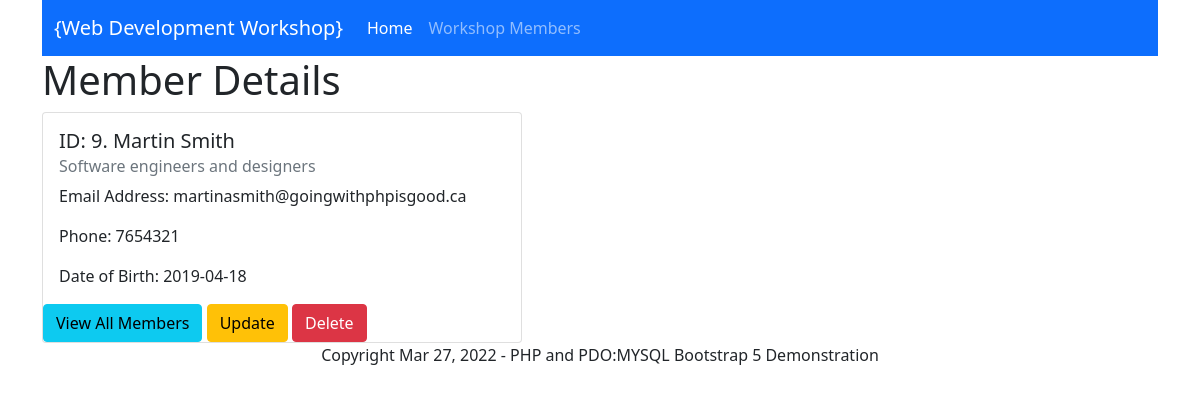
/show-member.php?id=9, run on the app's committed database.
### tables this page shows
CREATE TABLE IF NOT EXISTS members 
(
    member_id int(11) NOT NULL, 
    first_name varchar(40) NOT NULL, 
    last_name varchar(40) NOT NULL, 
    dob date NOT NULL, email varchar(80) NOT NULL, 
    phone varchar(20) NOT NULL, 
    occupation_id int(11) NOT NULL 
);

CREATE TABLE occupations 
( 
    occupation_id int(11) PRIMARY KEY NOT NULL AUTO_INCREMENT,
    name varchar(60) NOT NULL 
);

### db_config/crud.php (called while the page is built, shortened)
<?php
require_once 'Database.php';
$crud = new Database($pdo);

### db_config/Database.php (called while the page is built, shortened)
<?php
class Database {
    private $db;
    function __construct($connection) {
        $this->db = $connection;
    }
    public function getMemberDetails($mem_id) {
        try {
            $sql =
            "SELECT * FROM members
            AS mem INNER JOIN occupations AS occ
            on mem.occupation_id = occ.occupation_id
            WHERE member_id = :id";
            $stmt = $this->db->prepare($sql);
            $stmt->bindparam(':id', $mem_id);
            $stmt->execute();
            $result = $stmt->fetch(PDO::FETCH_ASSOC);
            return $result;
        }  catch (PDOException $e) {
            echo $e->getMessage();
            return false;
        }
    }
}

### show-member.php (the view, shortened to what this page needs)
<?php
require_once 'templates/header.php';
require_once 'db_config/crud.php';
if (isset($_GET['id'])) {
    $id = $_GET['id'];
    $memberDetailsArray = $crud->getMemberDetails($id);
?>
    <h1>Member Details</h1>
    <div class="card" style="width: 30rem;">
        <div class="card-body">
            <h5 class="card-title">
                <?php
                echo "ID: ".$memberDetailsArray['member_id'].". ".$memberDetailsArray['first_name']." ".$memberDetailsArray['last_name'];
                ?>
            </h5>
            <h6 class="card-subtitle mb-2 text-muted">
                <?php echo $memberDetailsArray['name']; ?>
            </h6>
            <p class="card-text">
                Email Address: <?php echo $memberDetailsArray['email']; ?>
            </p>
            <p class="card-text">
                Phone: <?php echo $memberDetailsArray['phone']; ?>
            </p>
            <p class="card-text">
                Date of Birth: <?php echo $memberDetailsArray['dob'];  ?>
            </p>
        </div>
        <div>
            <a href="members.php" class="btn btn-info">View All Members</a>
            <a href="update-member.php?id=<?php echo $memberDetailsArray['member_id']; ?>" class="btn btn-warning">Update</a>
            <a href="delete-member.php?id=<?php echo $memberDetailsArray['member_id']; ?>" class="btn btn-danger">Delete</a>
        </div>
    </div>
<?php
}
else {
    echo "<h2>Member id is not found!</h2>";
}
?>
<?php
require_once 'templates/footer.php';
?>

### data on the page
members: member_id "9", first_name "Martin", last_name "Smith", occupation.name "Software engineers and designers", email "martinasmith@goingwithphpisgood.ca", phone "7654321", dob "2019-04-18"
